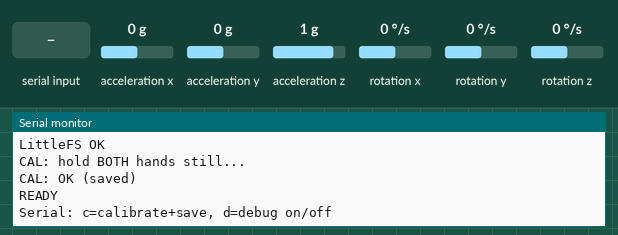
This sketch was run on a simulated ESP32. On the bench: the last lines printed to the serial monitor. Wiring (inferred from the names in the program): MPU-6050 motion sensor at I2C address 0x68; MPU-6050 motion sensor at I2C address 0x69. Inputs (shaded band) come from the test bench; at power-on: acceleration x 0 g, acceleration z 1 g, acceleration y 0 g, rotation x 0 °/s, rotation y 0 °/s, rotation z 0 °/s. I2S audio is not simulated (input reads silence); storage starts empty; EEPROM starts erased.

Above: at 3.7 s.
3.8 s: acceleration x set to -1.4 g
At 4.9 s:
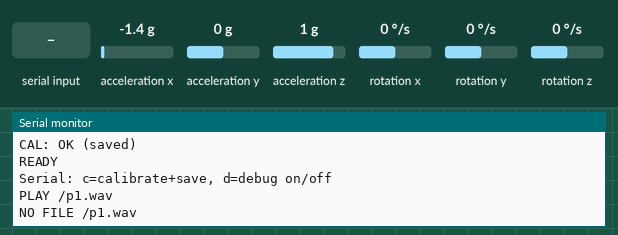
5.6 s: "data" received over Serial
At 5.76 s:
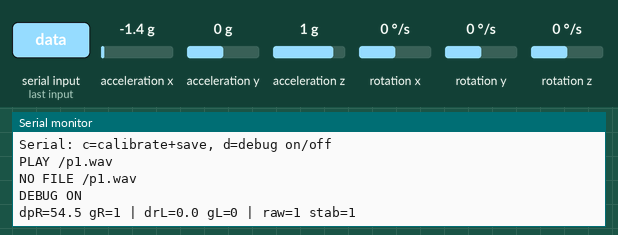
7.1 s: "d" received over Serial
At 7.8 s:
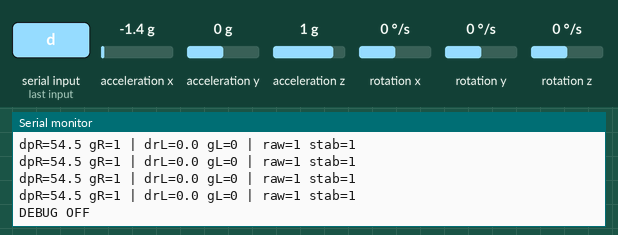
8.6 s: acceleration z set to 0 g
At 9.4 s:
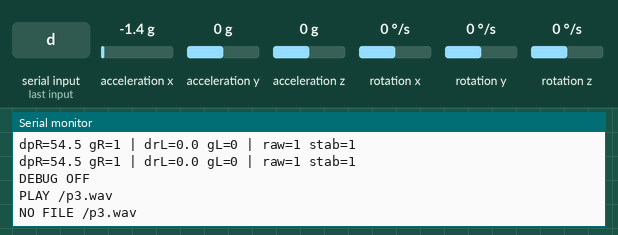
10.1 s: acceleration x set to 0.8 g
At 10.9 s:
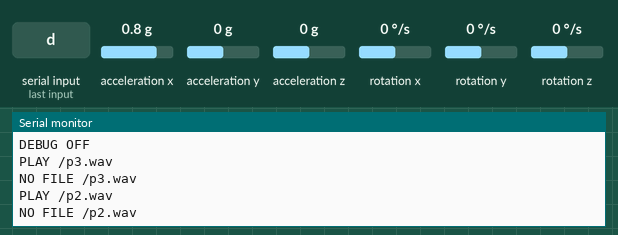
11.6 s: acceleration y set to -1.4 g
At 13.2 s:
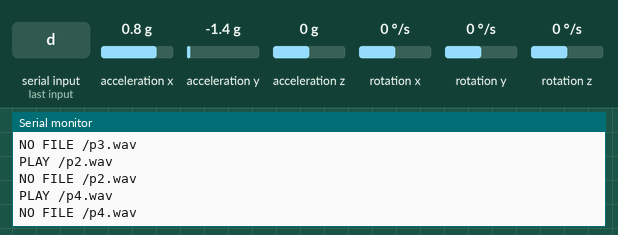
Timing chart, 0 to 14.1 s (numbered marks = the images above; inputs shaded):
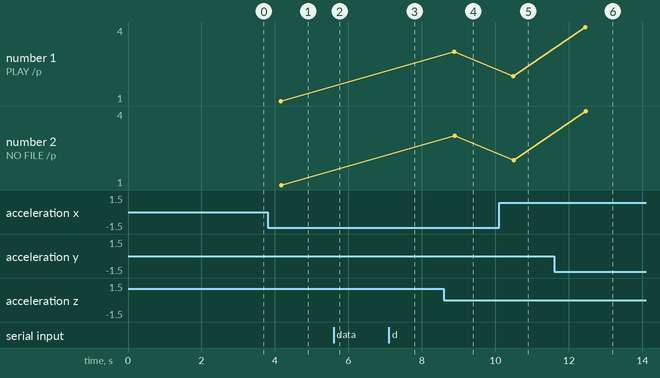

Measured:
- after the input at 3.8 s, the serial monitor: prints a new line after 0.36 s (image 1)
- after the input at 5.6 s, the serial monitor: prints a new line at once (image 2)
- after the input at 7.1 s, the serial monitor: prints a new line at once (image 3)
- after the input at 8.6 s, the serial monitor: prints a new line after 0.28 s (image 4)
- after the input at 10.1 s, the serial monitor: prints a new line after 0.39 s (image 5)
- after the input at 11.6 s, the serial monitor: prints a new line after 0.85 s (image 6)
- plotted number 1: 1 → 3 after the input at 8.6 s, 3 → 2 after the input at 10.1 s, 2 → 4 after the input at 11.6 s
- plotted number 2: 1 → 3 after the input at 8.6 s, 3 → 2 after the input at 10.1 s, 2 → 4 after the input at 11.6 s

The sketch:

gesture_glove.ino
```cpp
#include <Arduino.h>
#include <Wire.h>
#include <math.h>
#include <Preferences.h>
#include "LittleFS.h"
#include "driver/i2s.h"

// ========== SERIAL ==========
#define SERIAL_BAUD 115200

// ========== I2S (MAX98357A) ==========
#define I2S_BCLK 18
#define I2S_LRC  19
#define I2S_DOUT 23

// ========== I2C (MPU6050) ==========
#define SDA_PIN 21
#define SCL_PIN 22

// ========== WAV format ==========
#define WAV_RATE 8000

// цифровая громкость (1..3)
#define DIGITAL_GAIN 2

// ====== ЖЁСТКИЕ ПОРОГИ (как ты просила) ======
const float TH   = 30.0f;   // основной порог
const float TH2  = 55.0f;   // “сильный” порог для фраз 3 и 6
const float DEAD = 15.0f;   // нейтральная зона
const int   STABLE_FRAMES = 12;    // стабилизация
const unsigned long NEU_HOLD_MS = 250;  // сколько держать NEU чтобы снова “вооружиться”

// MPU адреса
const uint8_t MPU_L = 0x68; // LEFT  (AD0->GND)
const uint8_t MPU_R = 0x69; // RIGHT (AD0->3.3V)

enum Gest : uint8_t { NEU, UP, DOWN, LEFT, RIGHT };

struct MpuData {
  int16_t ax, ay, az;
  float pitch, roll;
};

Preferences prefs;

// ====== MPU helpers ======
void mpuWrite(uint8_t addr, uint8_t reg, uint8_t val) {
  Wire.beginTransmission(addr);
  Wire.write(reg);
  Wire.write(val);
  Wire.endTransmission(true);
}

bool mpuRead14(uint8_t addr, uint8_t startReg, uint8_t* buf) {
  Wire.beginTransmission(addr);
  Wire.write(startReg);
  if (Wire.endTransmission(false) != 0) return false;
  int n = Wire.requestFrom((int)addr, 14, (int)true);
  if (n != 14) return false;
  for (int i = 0; i < 14; i++) buf[i] = Wire.read();
  return true;
}

bool readMpu(uint8_t addr, MpuData &d) {
  uint8_t b[14];
  if (!mpuRead14(addr, 0x3B, b)) return false;

  d.ax = (int16_t)((b[0] << 8) | b[1]);
  d.ay = (int16_t)((b[2] << 8) | b[3]);
  d.az = (int16_t)((b[4] << 8) | b[5]);

  float ax = d.ax, ay = d.ay, az = d.az;
  d.roll  = atan2f(ay, az) * 57.2958f;
  d.pitch = atan2f(-ax, sqrtf(ay*ay + az*az)) * 57.2958f;
  return true;
}

// ====== math helpers ======
float angleDiff(float a, float b) {
  float d = a - b;
  while (d > 180) d -= 360;
  while (d < -180) d += 360;
  return d;
}

float ema(float prev, float x, float a = 0.2f) {
  return prev + a * (x - prev);
}

// ====== Calibration stored ======
float p0L=0, r0L=0, p0R=0, r0R=0;
bool calibrated=false;

void saveCal() {
  prefs.begin("cal", false);
  prefs.putBool("ok", true);
  prefs.putFloat("p0L", p0L);
  prefs.putFloat("r0L", r0L);
  prefs.putFloat("p0R", p0R);
  prefs.putFloat("r0R", r0R);
  prefs.end();
}

bool loadCal() {
  prefs.begin("cal", true);
  bool ok = prefs.getBool("ok", false);
  if (ok) {
    p0L = prefs.getFloat("p0L", 0);
    r0L = prefs.getFloat("r0L", 0);
    p0R = prefs.getFloat("p0R", 0);
    r0R = prefs.getFloat("r0R", 0);
  }
  prefs.end();
  return ok;
}

void applyHandFixes(MpuData &L, MpuData &R) {
  // Эти правки оставляем как раньше (под “MPU лицом к перчатке”):
  L.pitch = -L.pitch;  // левую по pitch зеркалим
  R.roll  = -R.roll;   // правую по roll зеркалим
}

void calibrateZero() {
  Serial.println("CAL: hold BOTH hands still...");
  const int N = 90;
  float spL=0, srL=0, spR=0, srR=0;
  int ok=0;

  for (int i=0;i<N;i++){
    MpuData L,R;
    if (readMpu(MPU_L, L) && readMpu(MPU_R, R)) {
      applyHandFixes(L, R);
      spL += L.pitch; srL += L.roll;
      spR += R.pitch; srR += R.roll;
      ok++;
    }
    delay(20);
  }

  if (ok > 20) {
    p0L = spL/ok; r0L = srL/ok;
    p0R = spR/ok; r0R = srR/ok;
    calibrated = true;
    saveCal();
    Serial.println("CAL: OK (saved)");
  } else {
    calibrated = false;
    Serial.println("CAL: FAILED (check 0x68/0x69 wiring)");
  }
}

// ====== ЖЕСТЫ: одна ось на руку (без рандома) ======
// Правая рука: только dpR (pitch delta) -> UP/DOWN + “сильный” порог TH2
Gest gestRightFromPitch(float dpR) {
  if (fabs(dpR) < DEAD) return NEU;
  if (dpR > TH)  return UP;
  if (dpR < -TH) return DOWN;
  return NEU;
}

// Левая рука: только drL (roll delta) -> LEFT/RIGHT + “сильный” порог TH2
Gest gestLeftFromRoll(float drL) {
  if (fabs(drL) < DEAD) return NEU;
  if (drL > TH)  return RIGHT;
  if (drL < -TH) return LEFT;
  return NEU;
}

// ====== 6 фраз, строго: 1-3 только правая, 4-6 только левая ======
// 1: правая UP (обычно)
// 2: правая DOWN (обычно)
// 3: правая UP “сильно” (TH2)   [или можно сделать DOWN сильно — см. ниже]
// 4: левая LEFT (обычно)
// 5: левая RIGHT (обычно)
// 6: левая RIGHT “сильно” (TH2) [или LEFT сильно — см. ниже]
int phraseForOneAxis(float dpR, float drL, Gest gR, Gest gL) {
  // правая активна только если левая NEU
  if (gL == NEU) {
    if (gR == UP) {
      if (dpR > TH2) return 3;   // сильный UP
      return 1;
    }
    if (gR == DOWN) {
      return 2;
      // если хочешь: сильный DOWN -> фраза 3, замени на:
      // if (dpR < -TH2) return 3; else return 2;
    }
  }

  // левая активна только если правая NEU
  if (gR == NEU) {
    if (gL == LEFT)  return 4;
    if (gL == RIGHT) {
      if (drL > TH2) return 6;   // сильный RIGHT
      return 5;
      // если хочешь: сильный LEFT -> фраза 6, замени на:
      // if (drL < -TH2) return 6; else return 4;
    }
  }

  return 0;
}

const char* wavForPhrase(int id){
  switch(id){
    case 1: return "/p1.wav";
    case 2: return "/p2.wav";
    case 3: return "/p3.wav";
    case 4: return "/p4.wav";
    case 5: return "/p5.wav";
    case 6: return "/p6.wav";
  }
  return "";
}

// ====== I2S / WAV ======
void i2sInit() {
  i2s_config_t cfg = {};
  cfg.mode = (i2s_mode_t)(I2S_MODE_MASTER | I2S_MODE_TX);
  cfg.sample_rate = WAV_RATE;
  cfg.bits_per_sample = I2S_BITS_PER_SAMPLE_16BIT;
  cfg.channel_format = I2S_CHANNEL_FMT_RIGHT_LEFT; // L=R
  cfg.communication_format = I2S_COMM_FORMAT_STAND_I2S;
  cfg.dma_buf_count = 8;
  cfg.dma_buf_len = 256;
  cfg.tx_desc_auto_clear = true;

  i2s_pin_config_t pins = {};
  pins.bck_io_num = I2S_BCLK;
  pins.ws_io_num  = I2S_LRC;
  pins.data_out_num = I2S_DOUT;
  pins.data_in_num  = I2S_PIN_NO_CHANGE;

  i2s_driver_install(I2S_NUM_0, &cfg, 0, nullptr);
  i2s_set_pin(I2S_NUM_0, &pins);
  i2s_zero_dma_buffer(I2S_NUM_0);
}

uint32_t readLE32(File &f) {
  uint8_t b[4]; f.read(b,4);
  return (uint32_t)b[0] | ((uint32_t)b[1]<<8) | ((uint32_t)b[2]<<16) | ((uint32_t)b[3]<<24);
}

bool skipToDataChunk(File &f) {
  f.seek(12);
  while (true) {
    if (f.available() < 8) return false;
    char id[5] = {0};
    f.read((uint8_t*)id, 4);
    uint32_t size = readLE32(f);
    if (!strcmp(id, "data")) return true;
    f.seek(f.position() + size);
  }
}

volatile bool playing=false;

void playWav(const char* path) {
  File f = LittleFS.open(path, "r");
  if (!f) { Serial.print("NO FILE "); Serial.println(path); return; }

  char h[5]={0};
  f.read((uint8_t*)h,4);
  if (strncmp(h,"RIFF",4)!=0) { Serial.println("Not RIFF"); f.close(); return; }
  f.seek(8);
  f.read((uint8_t*)h,4);
  if (strncmp(h,"WAVE",4)!=0) { Serial.println("Not WAVE"); f.close(); return; }
  if (!skipToDataChunk(f)) { Serial.println("No data"); f.close(); return; }

  int16_t mono[256];
  int16_t stereo[512];

  while (true) {
    int bytes = f.read((uint8_t*)mono, sizeof(mono));
    if (bytes <= 0) break;
    int samples = bytes / 2;

    for (int i=0;i<samples;i++){
      int32_t s = mono[i];
      s *= DIGITAL_GAIN;
      if (s > 32767) s = 32767;
      if (s < -32768) s = -32768;
      stereo[2*i]   = (int16_t)s;
      stereo[2*i+1] = (int16_t)s;
    }

    size_t w = 0;
    i2s_write(I2S_NUM_0, stereo, samples * 4, &w, portMAX_DELAY);
  }

  f.close();
  i2s_zero_dma_buffer(I2S_NUM_0);
}

// ================= MAIN =================
bool debugOn = false;

void setup() {
  Serial.begin(SERIAL_BAUD);
  delay(400);

  Wire.begin(SDA_PIN, SCL_PIN);
  Wire.setClock(100000);

  // wake MPUs
  mpuWrite(MPU_L, 0x6B, 0x00);
  mpuWrite(MPU_R, 0x6B, 0x00);

  Serial.println("Mount LittleFS...");
  if (!LittleFS.begin(false)) {
    Serial.println("LittleFS FAIL");
    while(true) delay(100);
  }
  Serial.println("LittleFS OK");

  i2sInit();

  if (loadCal()) {
    calibrated = true;
    Serial.println("CAL: loaded from NVS");
  } else {
    calibrateZero();
  }

  Serial.println("READY");
  Serial.println("Serial: c=calibrate+save, d=debug on/off");
}

void loop() {
  // serial commands
  if (Serial.available()) {
    char c = Serial.read();
    if (c=='c' || c=='C') calibrateZero();
    if (c=='d' || c=='D') { debugOn = !debugOn; Serial.println(debugOn ? "DEBUG ON" : "DEBUG OFF"); }
  }

  if (!calibrated) { delay(50); return; }

  static float fpL=0, frL=0, fpR=0, frR=0;

  MpuData L,R;
  bool okL = readMpu(MPU_L, L);
  bool okR = readMpu(MPU_R, R);
  if(!okL || !okR) { delay(10); return; }

  applyHandFixes(L, R);

  fpL = ema(fpL, L.pitch);  frL = ema(frL, L.roll);
  fpR = ema(fpR, R.pitch);  frR = ema(frR, R.roll);

  float dpR = angleDiff(fpR, p0R); // правая: pitch delta
  float drL = angleDiff(frL, r0L); // левая: roll  delta

  Gest gR = gestRightFromPitch(dpR);
  Gest gL = gestLeftFromRoll(drL);

  int phRaw = phraseForOneAxis(dpR, drL, gR, gL);

  // ---- стабилизация ----
  static int lastRaw = 0;
  static int cnt = 0;
  if (phRaw == lastRaw) cnt++;
  else { lastRaw = phRaw; cnt = 0; }
  int phStable = (cnt >= STABLE_FRAMES) ? phRaw : 0;

  // ---- debug ----
  static uint32_t dbg=0;
  if (debugOn && millis()-dbg > 200) {
    dbg = millis();
    Serial.printf("dpR=%.1f gR=%d | drL=%.1f gL=%d | raw=%d stab=%d\n",
                  dpR, (int)gR, drL, (int)gL, phRaw, phStable);
  }

  // ---- один звук на один жест (пока не вернёшься в NEU) ----
  static bool armed = true;
  static uint32_t neuSince = 0;

  if (phStable == 0) {
    if (neuSince == 0) neuSince = millis();
    if (millis() - neuSince >= NEU_HOLD_MS) armed = true;
  } else {
    neuSince = 0;
  }

  if (armed && phStable > 0 && !playing) {
    armed = false;
    const char* fn = wavForPhrase(phStable);
    Serial.print("PLAY "); Serial.println(fn);
    playing = true;
    playWav(fn);
    playing = false;
  }

  delay(20);
}
```
